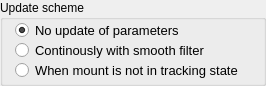
    <widget class="QGroupBox" name="groupBox_3">
     <property name="geometry">
      <rect>
       <x>405</x>
       <y>330</y>
       <width>266</width>
       <height>86</height>
      </rect>
     </property>
     <property name="title">
      <string>Update scheme</string>
     </property>
     <widget class="QRadioButton" name="checkAutoRefractionContinous">
      <property name="geometry">
       <rect>
        <x>15</x>
        <y>40</y>
        <width>226</width>
        <height>20</height>
       </rect>
      </property>
      <property name="font">
       <font>
        <pointsize>10</pointsize>
       </font>
      </property>
      <property name="toolTip">
       <string>&lt;html&gt;&lt;head/&gt;&lt;body&gt;&lt;p&gt;Update the refraction parameters to the mount when camera is connected and IDLE.&lt;/p&gt;&lt;/body&gt;&lt;/html&gt;</string>
      </property>
      <property name="layoutDirection">
       <enum>Qt::LeftToRight</enum>
      </property>
      <property name="text">
       <string>Continously with smooth filter</string>
      </property>
      <property name="checked">
       <bool>false</bool>
      </property>
     </widget>
     <widget class="QRadioButton" name="checkAutoRefractionNotTracking">
      <property name="geometry">
       <rect>
        <x>15</x>
        <y>60</y>
        <width>241</width>
        <height>20</height>
       </rect>
      </property>
      <property name="font">
       <font>
        <pointsize>10</pointsize>
       </font>
      </property>
      <property name="toolTip">
       <string>&lt;html&gt;&lt;head/&gt;&lt;body&gt;&lt;p&gt;Update the refraction parameters to the mount when the mount is not tracking.&lt;/p&gt;&lt;/body&gt;&lt;/html&gt;</string>
      </property>
      <property name="layoutDirection">
       <enum>Qt::LeftToRight</enum>
      </property>
      <property name="text">
       <string>When mount is not in tracking state</string>
      </property>
      <property name="checked">
       <bool>false</bool>
      </property>
     </widget>
     <widget class="QRadioButton" name="checkAutoRefractionNone">
      <property name="geometry">
       <rect>
        <x>15</x>
        <y>20</y>
        <width>191</width>
        <height>20</height>
       </rect>
      </property>
      <property name="font">
       <font>
        <pointsize>10</pointsize>
       </font>
      </property>
      <property name="toolTip">
       <string>&lt;html&gt;&lt;head/&gt;&lt;body&gt;&lt;p&gt;Update the refraction parameters to the mount when camera is connected and IDLE.&lt;/p&gt;&lt;/body&gt;&lt;/html&gt;</string>
      </property>
      <property name="layoutDirection">
       <enum>Qt::LeftToRight</enum>
      </property>
      <property name="text">
       <string>No update of parameters</string>
      </property>
      <property name="checked">
       <bool>true</bool>
      </property>
     </widget>
    </widget>
